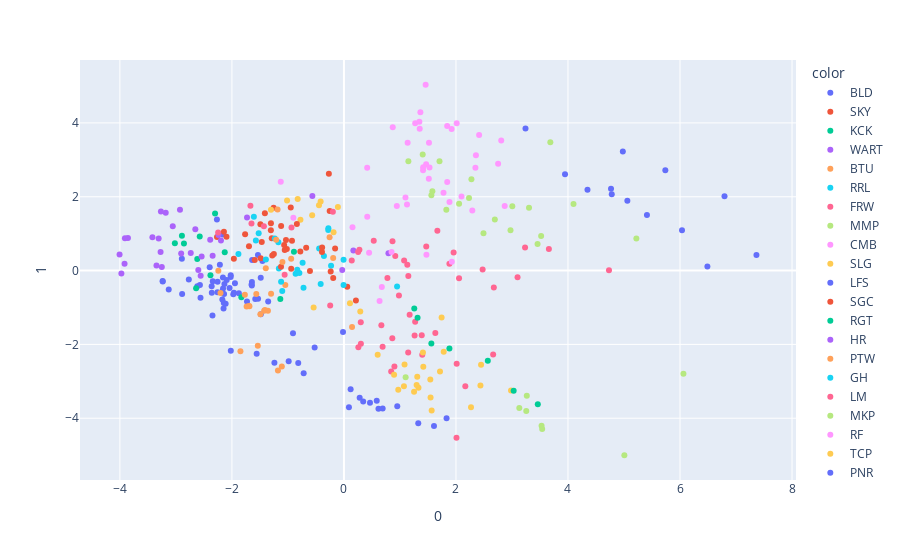

Notebook code for this chart:
### Code cell
X = df[nutrients]

pca = PCA(n_components=2)
components = pca.fit_transform(X)

fig = px.scatter(components, x=0, y=1, color=df['site_id'])
fig.show()

### Figure 1 — Plotly figure (JSON) as saved in the notebook; plotly's stock layout.template omitted (floating-point values rounded to 4 significant figures)
{"data": [{"hovertemplate": "color=BLD<br>0=%{x}<br>1=%{y}<extra></extra>", "legendgroup": "BLD", "marker": {"color": "#636efa", "symbol": "circle"}, "mode": "markers", "name": "BLD", "orientation": "v", "showlegend": true, "type": "scatter", "x": [-2.02, -1.241, -1.558, -0.7188, -0.816, -2.112, -2.347, -3.128, -2.618, -3.237, -1.946, -2.093, -2.042, -1.455, -1.643, -1.649, -1.731, -2.022, -1.484, -1.644, -1.353, -2.134, -2.215, -2.166, -2.894, -2.561, -3.235, -1.583, -2.571, -2.397, -2.769, -1.964, -2.158, -2.14, -2.342, -2.259, -2.889, -1.976, -2.021, -1.639, -2.145, -2.173, -2.256, -1.533, -1.535, -0.5229, -2.171, -2.149, -0.9867, -0.9096, -2.359, -1.486, -2.161, -1.876, -2.362], "xaxis": "x", "y": [-2.17, -2.498, -2.252, -2.78, -2.504, -0.9017, -1.218, -0.514, -0.4238, -0.2822, -0.3428, -0.2565, -0.4689, 0.2618, -0.3126, -0.3743, -0.8383, -0.1731, -1.185, -0.4061, -0.8395, -0.3619, 0.1577, 0.9791, 0.3198, -0.7339, -0.2932, -0.7686, -0.3924, 0.0867, -0.243, -0.6042, -0.4886, -0.6371, -0.2912, -0.5847, -0.6344, -0.641, -0.1272, 0.2873, -0.8753, -0.5681, -0.3021, -0.7661, 0.419, -2.085, -0.7865, -1.03, -2.459, -1.699, -0.5994, -0.1941, -0.1875, -0.6158, -0.4263], "yaxis": "y"}, {"hovertemplate": "color=SKY<br>0=%{x}<br>1=%{y}<extra></extra>", "legendgroup": "SKY", "marker": {"color": "#EF553B", "symbol": "circle"}, "mode": "markers", "name": "SKY", "orientation": "v", "showlegend": true, "type": "scatter", "x": [0.2137, 0.05935, -0.6066, -0.1914, -0.7786, -0.6744, -1.592, -1.412, -0.2691, -0.9494, -1.487, -1.289, -1.279, -1.02, -1.122, -1.057, -1.068, -1.255, -1.035, -0.9275, -1.467, -2.097, -1.965, -2.267, -1.305, -1.764, -2.143, -0.2543, -1.303, -1.696, -1.491], "xaxis": "x", "y": [-0.8129, -0.44, -0.01485, -0.1993, 0.5185, 0.6164, 0.2886, 1.556, 2.626, 1.708, 0.3332, 0.8771, 0.4053, 0.5834, 1.207, 0.5545, 0.6915, 1.702, 0.8273, 0.8077, 0.7755, 0.9148, 0.323, 0.9114, 1.09, 0.9869, 1.05, 1.616, 1.285, 0.6592, 1.256], "yaxis": "y"}, {"hovertemplate": "color=KCK<br>0=%{x}<br>1=%{y}<extra></extra>", "legendgroup": "KCK", "marker": {"color": "#00cc96", "symbol": "circle"}, "mode": "markers", "name": "KCK", "orientation": "v", "showlegend": true, "type": "scatter", "x": [-2.383, -2.892, -2.619, -2.64, -0.8925, -2.128, -1.135, -1.832, -3.019, -2.301, -2.575, -2.856], "xaxis": "x", "y": [-0.1267, 0.9412, 0.3117, -0.4813, 0.51, 0.4987, -0.7707, -0.726, 0.7379, 1.547, 0.9228, 0.7319], "yaxis": "y"}, {"hovertemplate": "color=WART<br>0=%{x}<br>1=%{y}<extra></extra>", "legendgroup": "WART", "marker": {"color": "#ab63fa", "symbol": "circle"}, "mode": "markers", "name": "WART", "orientation": "v", "showlegend": true, "type": "scatter", "x": [-2.735, -2.653, -2.239, -2.541, -2.6, -2.344, -2.906, -2.558, -2.388, -2.927, -1.73, -3.182, -3.268, -3.252, -2.196, -3.917, -3.347, -3.308, -3.974, -3.056, -3.42, -4.006, -3.274, -3.856, -3.91], "xaxis": "x", "y": [0.477, 1.121, 0.9636, 0.3785, 0.01352, 0.4018, 0.4657, -0.1371, 0.8368, 1.65, 1.44, 1.566, 1.597, 0.09799, 0.8145, 0.1869, 0.1402, 0.8714, -0.07813, 1.2, 0.9008, 0.4343, 0.5013, 0.8805, 0.8738], "yaxis": "y"}, {"hovertemplate": "color=BTU<br>0=%{x}<br>1=%{y}<extra></extra>", "legendgroup": "BTU", "marker": {"color": "#FFA15A", "symbol": "circle"}, "mode": "markers", "name": "BTU", "orientation": "v", "showlegend": true, "type": "scatter", "x": [-1.109, -1.848, 0.1448, -1.178, -1.538, -2.242, -1.688, -1.694, -1.395, -1.047, -1.769, -2.204, -1.424, -1.492, -1.301, -1.737, -1.411, -1.357, -1.565], "xaxis": "x", "y": [-2.598, -2.186, -1.527, -2.709, -2.034, -0.003852, -0.9635, -0.9627, 0.06127, -0.3931, -0.6574, -0.6088, -1.086, -1.186, -0.6289, -0.9727, -1.066, -1.091, -0.6373], "yaxis": "y"}, {"hovertemplate": "color=RRL<br>0=%{x}<br>1=%{y}<extra></extra>", "legendgroup": "RRL", "marker": {"color": "#19d3f3", "symbol": "circle"}, "mode": "markers", "name": "RRL", "orientation": "v", "showlegend": true, "type": "scatter", "x": [0.949, -0.006581, -0.3571, -0.2796, -0.006519, -1.393, -0.8627, -1.522, -1.234, -1.573, -0.4426, -0.2298, -0.7381, -1.122, -0.7952, -1.171, -1.162, -0.7218, -1.102, -1.608, -1.884, -0.8333], "xaxis": "x", "y": [-0.4296, -0.3886, 0.3969, 1.097, 0.2903, 0.2987, -0.08624, 1.013, 0.8693, 0.8148, 0.5984, 0.1302, 0.2094, -0.3061, -0.06475, 0.7646, 0.05652, -0.4668, -0.5503, 1.457, 0.4501, 0.02431], "yaxis": "y"}, {"hovertemplate": "color=FRW<br>0=%{x}<br>1=%{y}<extra></extra>", "legendgroup": "FRW", "marker": {"color": "#FF6692", "symbol": "circle"}, "mode": "markers", "name": "FRW", "orientation": "v", "showlegend": true, "type": "scatter", "x": [0.6683, 0.3027, 1.389, 1.147, 0.6905, 1.272, 2.664, 0.3006, 0.2575, 0.8436, 0.8636, 1.398, 0.9011, 2.013, 1.262, 0.7762, 1.173, 1.632, 2.167, 2.01, 0.9821], "xaxis": "x", "y": [-1.482, -1.98, -1.754, -2.222, -2.066, -1.387, -2.276, -1.399, -2.076, -2.735, -1.834, -2.282, -2.601, -2.522, -1.757, -0.2019, -1.197, -1.694, -3.133, -4.526, -0.6767], "yaxis": "y"}, {"hovertemplate": "color=MMP<br>0=%{x}<br>1=%{y}<extra></extra>", "legendgroup": "MMP", "marker": {"color": "#B6E880", "symbol": "circle"}, "mode": "markers", "name": "MMP", "orientation": "v", "showlegend": true, "type": "scatter", "x": [1.706, 2.491, 2.276, 3.006, 2.056, 1.561, 3.305, 3.457, 2.694, 1.828, 1.151, 1.579, 2.974, 5.221, 3.685, 2.233, 4.099, 1.406, 3.521], "xaxis": "x", "y": [2.961, 1.008, 2.475, 1.741, 1.807, 2.044, 1.701, 0.7201, 1.386, 1.649, 2.964, 2.148, 1.095, 0.8713, 3.473, 1.969, 1.801, 3.143, 0.9379], "yaxis": "y"}, {"hovertemplate": "color=CMB<br>0=%{x}<br>1=%{y}<extra></extra>", "legendgroup": "CMB", "marker": {"color": "#FF97FF", "symbol": "circle"}, "mode": "markers", "name": "CMB", "orientation": "v", "showlegend": true, "type": "scatter", "x": [1.459, 1.272, 2.013, 1.843, 1.922, 2.808, 2.357, 2.099, 2.347, 1.365, 1.347, 0.8716, 1.137, 1.353, 1.467, 1.778, 1.516, 2.292, 1.884, 1.528, 2.413, 1.415, 2.752, 1.518, 2.87, 1.844, 1.413, 0.4152], "xaxis": "x", "y": [5.035, 3.994, 3.991, 3.915, 3.833, 3.522, 3.126, 2.005, 2.784, 4.292, 4.035, 3.881, 3.464, 3.845, 2.882, 2.106, 2.491, 1.629, 1.86, 2.79, 3.67, 2.802, 2.893, 3.46, 1.747, 2.399, 2.718, 2.784], "yaxis": "y"}, {"hovertemplate": "color=SLG<br>0=%{x}<br>1=%{y}<extra></extra>", "legendgroup": "SLG", "marker": {"color": "#FECB52", "symbol": "circle"}, "mode": "markers", "name": "SLG", "orientation": "v", "showlegend": true, "type": "scatter", "x": [-1.303, -0.5673, -0.1078, -0.4162, -0.8257, -1.015, -0.4456, -0.7766, 1.744, -0.1853, 2.983, 0.6024, 1.41, 1.331, 0.2916, -0.5412, 1.782, 2.437, 1.082, 2.448, 0.1076, 1.417, 1.715], "xaxis": "x", "y": [1.65, 1.497, 1.722, 1.871, 1.941, 1.897, 1.767, 1.378, -1.274, 1.038, -3.252, -2.278, -2.223, -3.174, -1.107, -1.001, -2.2, -3.112, -2.545, -2.553, -0.8874, -2.607, -2.733], "yaxis": "y"}, {"hovertemplate": "color=LFS<br>0=%{x}<br>1=%{y}<extra></extra>", "legendgroup": "LFS", "marker": {"color": "#636efa", "symbol": "circle"}, "mode": "markers", "name": "LFS", "orientation": "v", "showlegend": true, "type": "scatter", "x": [3.242, 6.795, 6.036, 4.768, 4.782, 5.41, 4.98, -2.268, 5.06, 3.947, 4.348, 7.365, 6.489, 5.738], "xaxis": "x", "y": [3.848, 2.012, 1.094, 2.22, 2.071, 1.507, 3.223, 1.384, 1.895, 2.611, 2.19, 0.4212, 0.1072, 2.721], "yaxis": "y"}, {"hovertemplate": "color=SGC<br>0=%{x}<br>1=%{y}<extra></extra>", "legendgroup": "SGC", "marker": {"color": "#EF553B", "symbol": "circle"}, "mode": "markers", "name": "SGC", "orientation": "v", "showlegend": true, "type": "scatter", "x": [-0.1578, -0.8407, -0.3919, -0.3892, -0.2366, -1.251, -0.9414, -1.123], "xaxis": "x", "y": [0.5956, 1.263, 0.5038, 0.627, -0.02458, 0.4482, 0.04741, 0.1021], "yaxis": "y"}, {"hovertemplate": "color=RGT<br>0=%{x}<br>1=%{y}<extra></extra>", "legendgroup": "RGT", "marker": {"color": "#00cc96", "symbol": "circle"}, "mode": "markers", "name": "RGT", "orientation": "v", "showlegend": true, "type": "scatter", "x": [2.568, 1.561, 1.883, 1.256, 1.315, 3.461, 3.03], "xaxis": "x", "y": [-2.44, -1.973, -2.111, -1.024, -1.28, -3.625, -3.254], "yaxis": "y"}, {"hovertemplate": "color=HR<br>0=%{x}<br>1=%{y}<extra></extra>", "legendgroup": "HR", "marker": {"color": "#ab63fa", "symbol": "circle"}, "mode": "markers", "name": "HR", "orientation": "v", "showlegend": true, "type": "scatter", "x": [0.168, 0.7945, -0.03046, -0.5638], "xaxis": "x", "y": [0.5424, 0.469, 0.01531, 2.018], "yaxis": "y"}, {"hovertemplate": "color=PTW<br>0=%{x}<br>1=%{y}<extra></extra>", "legendgroup": "PTW", "marker": {"color": "#FFA15A", "symbol": "circle"}, "mode": "markers", "name": "PTW", "orientation": "v", "showlegend": true, "type": "scatter", "x": [-0.1924, -0.2561, -1.185, -1.21, -0.9423, -1.098], "xaxis": "x", "y": [0.3436, 0.9004, 1.657, 0.8357, 0.322, 0.2349], "yaxis": "y"}, {"hovertemplate": "color=GH<br>0=%{x}<br>1=%{y}<extra></extra>", "legendgroup": "GH", "marker": {"color": "#19d3f3", "symbol": "circle"}, "mode": "markers", "name": "GH", "orientation": "v", "showlegend": true, "type": "scatter", "x": [-0.4152, -0.278], "xaxis": "x", "y": [-0.3655, 1.145], "yaxis": "y"}, {"hovertemplate": "color=LM<br>0=%{x}<br>1=%{y}<extra></extra>", "legendgroup": "LM", "marker": {"color": "#FF6692", "symbol": "circle"}, "mode": "markers", "name": "LM", "orientation": "v", "showlegend": true, "type": "scatter", "x": [-0.1978, -0.9366, -1.67, -0.2454, -2.246, -1.651, -1.429, 0.1396, 1.883, 2.676, 1.15, 0.8671, 1.131, 1.958, 2.476, 3.1, 3.659, 3.234, 4.732, 0.532, 1.668, 0.2534, 2.055, 1.47, 0.276, 1.075, 0.9167, -1.059], "xaxis": "x", "y": [1.592, 1.167, 1.755, -0.9468, 1.032, 1.277, 1.2, 0.2737, 0.1826, -0.4558, -0.1471, 0.7969, 0.1553, 0.4922, 0.03167, -0.1792, 0.5829, 0.6236, 0.009512, 0.8064, 1.077, 0.5013, -0.2047, 0.6539, 0.5654, 0.2745, 0.3947, -0.1098], "yaxis": "y"}, {"hovertemplate": "color=MKP<br>0=%{x}<br>1=%{y}<extra></extra>", "legendgroup": "MKP", "marker": {"color": "#B6E880", "symbol": "circle"}, "mode": "markers", "name": "MKP", "orientation": "v", "showlegend": true, "type": "scatter", "x": [3.529, 3.131, 3.539, 3.255, 5.007, 1.102, 6.061, 3.265], "xaxis": "x", "y": [-4.206, -3.722, -4.289, -3.805, -5.004, -2.887, -2.798, -3.391], "yaxis": "y"}, {"hovertemplate": "color=RF<br>0=%{x}<br>1=%{y}<extra></extra>", "legendgroup": "RF", "marker": {"color": "#FF97FF", "symbol": "circle"}, "mode": "markers", "name": "RF", "orientation": "v", "showlegend": true, "type": "scatter", "x": [-0.9028, 1.473, 0.6764, 1.926, 0.1528, 0.6365, 0.8499, 0.9441, 0.449, 1.126, 1.099, 0.416, -1.128], "xaxis": "x", "y": [1.431, 0.4278, -0.4439, 0.2358, 1.177, -0.8247, 0.5055, 1.747, 0.4831, 1.793, 1.98, 1.458, 2.405], "yaxis": "y"}, {"hovertemplate": "color=TCP<br>0=%{x}<br>1=%{y}<extra></extra>", "legendgroup": "TCP", "marker": {"color": "#FECB52", "symbol": "circle"}, "mode": "markers", "name": "TCP", "orientation": "v", "showlegend": true, "type": "scatter", "x": [1.546, 0.8952, 1.252, 1.298, 1.071, 2.269, 1.566, 0.9702, 1.542, 1.309], "xaxis": "x", "y": [-3.438, -2.823, -3.282, -3.101, -3.134, -3.702, -3.789, -3.229, -2.951, -2.874], "yaxis": "y"}, {"hovertemplate": "color=PNR<br>0=%{x}<br>1=%{y}<extra></extra>", "legendgroup": "PNR", "marker": {"color": "#636efa", "symbol": "circle"}, "mode": "markers", "name": "PNR", "orientation": "v", "showlegend": true, "type": "scatter", "x": [-0.01619, 1.327, 0.5857, 0.281, 0.9522, 0.08939, 0.6166, 0.1195, 0.3439, 1.608, 1.832, 0.6915, 0.4653], "xaxis": "x", "y": [-1.663, -4.137, -3.527, -3.442, -3.674, -3.7, -3.743, -3.217, -3.55, -4.21, -4.004, -3.74, -3.578], "yaxis": "y"}], "layout": {"legend": {"title": {"text": "color"}, "tracegroupgap": 0}, "margin": {"t": 60}, "xaxis": {"anchor": "y", "domain": [0, 1], "title": {"text": "0"}}, "yaxis": {"anchor": "x", "domain": [0, 1], "title": {"text": "1"}}}}
